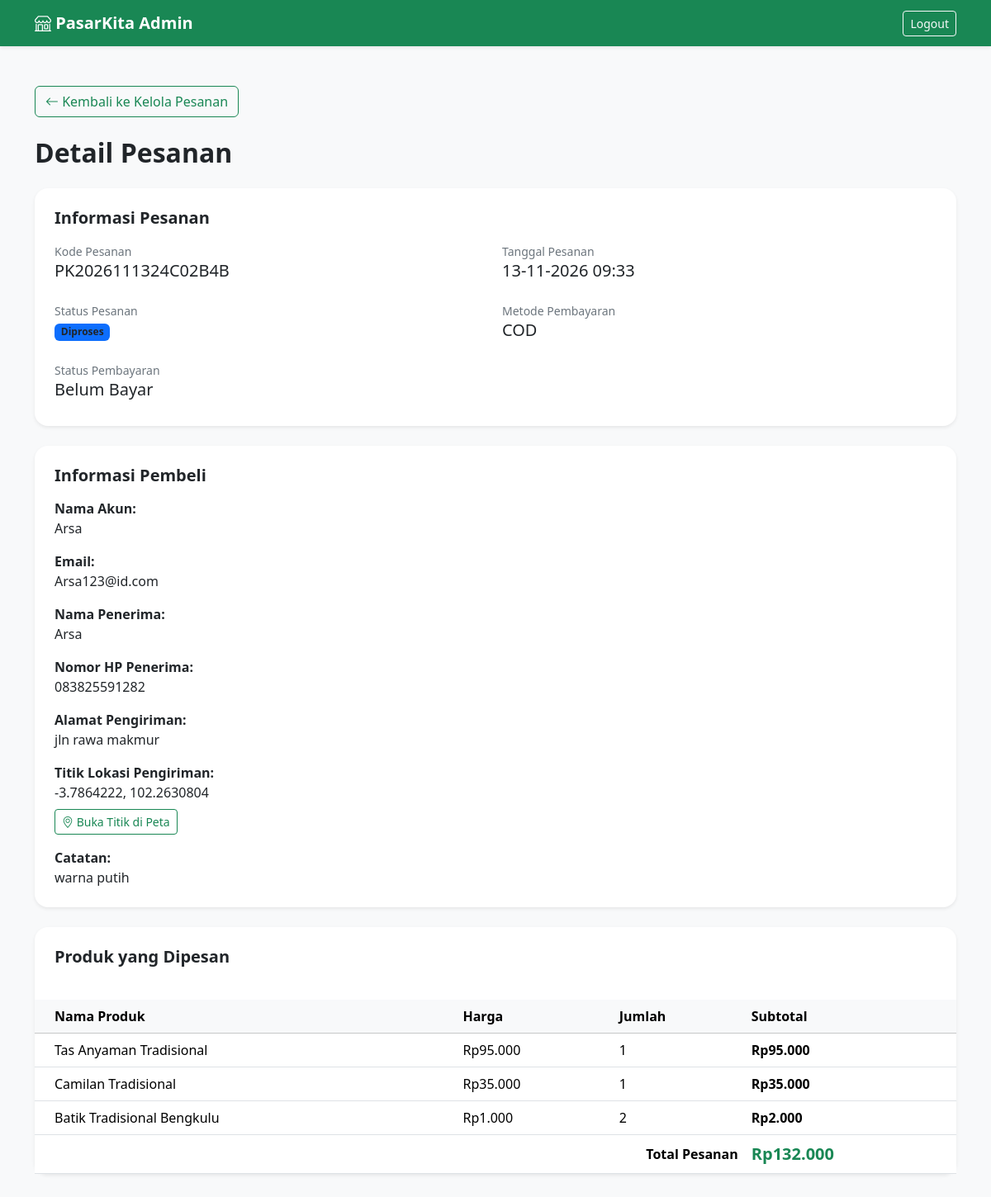
/admin/detail_pesanan.php?id=13 (signed in), run on the app's committed database.
### tables this page shows
CREATE TABLE `orders` (
  `id_pesanan` bigint(20) UNSIGNED NOT NULL,
  `kode_pesanan` varchar(30) NOT NULL,
  `id_user` int(10) UNSIGNED NOT NULL,
  `tanggal_pesanan` datetime NOT NULL DEFAULT current_timestamp(),
  `nama_penerima` varchar(100) NOT NULL,
  `no_hp_penerima` varchar(20) NOT NULL,
  `alamat_pengiriman` text NOT NULL,
  `latitude` decimal(10,7) DEFAULT NULL,
  `longitude` decimal(10,7) DEFAULT NULL,
  `catatan` text DEFAULT NULL,
  `total_harga` decimal(14,2) UNSIGNED NOT NULL DEFAULT 0.00,
  `status` enum('menunggu','diproses','dikirim','selesai','dibatalkan') NOT NULL DEFAULT 'menunggu',
  `created_at` timestamp NOT NULL DEFAULT current_timestamp()
);

CREATE TABLE `payments` (
  `id_pembayaran` bigint(20) UNSIGNED NOT NULL,
  `id_pesanan` bigint(20) UNSIGNED NOT NULL,
  `metode` enum('transfer_bank','cod','midtrans') NOT NULL,
  `jumlah_bayar` decimal(14,2) UNSIGNED NOT NULL DEFAULT 0.00,
  `status` enum('belum_bayar','menunggu_verifikasi','lunas','ditolak') NOT NULL DEFAULT 'belum_bayar',
  `tanggal_bayar` datetime DEFAULT NULL,
  `created_at` timestamp NOT NULL DEFAULT current_timestamp(),
  `snap_token` varchar(255) DEFAULT NULL,
  `redirect_url` text DEFAULT NULL,
  `transaction_id` varchar(100) DEFAULT NULL
);

CREATE TABLE `users` (
  `id_user` int(10) UNSIGNED NOT NULL,
  `nama` varchar(100) NOT NULL,
  `email` varchar(150) NOT NULL,
  `password` varchar(255) NOT NULL,
  `no_hp` varchar(20) DEFAULT NULL,
  `alamat` text DEFAULT NULL,
  `foto_profil` varchar(255) DEFAULT NULL,
  `role` enum('admin','penjual','pembeli') NOT NULL DEFAULT 'pembeli',
  `created_at` timestamp NOT NULL DEFAULT current_timestamp(),
  `updated_at` timestamp NULL DEFAULT NULL ON UPDATE current_timestamp()
);

CREATE TABLE `order_items` (
  `id_detail` bigint(20) UNSIGNED NOT NULL,
  `id_pesanan` bigint(20) UNSIGNED NOT NULL,
  `id_produk` int(10) UNSIGNED NOT NULL,
  `nama_produk_snapshot` varchar(150) NOT NULL,
  `jumlah` int(10) UNSIGNED NOT NULL,
  `harga` decimal(12,2) UNSIGNED NOT NULL,
  `subtotal` decimal(14,2) UNSIGNED NOT NULL
);

### admin/detail_pesanan.php (the view, shortened to what this page needs)
<?php
require_once "../config/database.php";
$id_pesanan = isset($_GET['id']) ? (int) $_GET['id'] : 0;
$stmt = $conn->prepare("
    SELECT
        o.*,
        u.nama AS nama_pembeli,
        u.email,
        p.metode,
        p.status AS status_pembayaran,
        p.jumlah_bayar
    FROM orders o
    LEFT JOIN users u ON o.id_user = u.id_user
    LEFT JOIN payments p ON o.id_pesanan = p.id_pesanan
    WHERE o.id_pesanan = ?
    LIMIT 1
");
$stmt->bind_param("i", $id_pesanan);
$stmt->execute();
$pesanan = $stmt->get_result()->fetch_assoc();
$stmt = $conn->prepare("
    SELECT nama_produk_snapshot, jumlah, harga, subtotal
    FROM order_items
    WHERE id_pesanan = ?
");
$stmt->bind_param("i", $id_pesanan);
$stmt->execute();
$result = $stmt->get_result();
$detail_produk = [];
while ($row = $result->fetch_assoc()) {
    $detail_produk[] = $row;
}
function warnaStatusDetailAdmin($status)
{
    switch ($status) {
        case 'diproses':
            return 'primary';
    }
}
?>
<!DOCTYPE html>
<html lang="id">
<head>
    <link href="https://cdn.jsdelivr.net/npm/bootstrap@5.3.3/dist/css/bootstrap.min.css" rel="stylesheet">
    <link rel="stylesheet" href="https://cdn.jsdelivr.net/npm/bootstrap-icons@1.11.3/font/bootstrap-icons.min.css">
</head>
<body class="bg-light">
<nav class="navbar navbar-dark bg-success shadow-sm">
    <div class="container">
        <a class="navbar-brand fw-bold" href="index.php">
            <i class="bi bi-shop"></i> PasarKita Admin
        </a>
        <a href="../logout.php" class="btn btn-outline-light btn-sm">
            Logout
        </a>
    </div>
</nav>
<div class="container py-5">
    <a href="pesanan.php" class="btn btn-outline-success mb-4">
        <i class="bi bi-arrow-left"></i> Kembali ke Kelola Pesanan
    </a>
    <h2 class="fw-bold mb-4">Detail Pesanan</h2>
    <div class="card border-0 shadow-sm rounded-4 mb-4">
        <div class="card-body p-4">
            <h5 class="fw-bold mb-3">Informasi Pesanan</h5>
            <div class="row g-3">
                <div class="col-md-6">
                    <small class="text-secondary">Kode Pesanan</small>
                    <h5><?= htmlspecialchars($pesanan['kode_pesanan']) ?></h5>
                </div>
                <div class="col-md-6">
                    <small class="text-secondary">Tanggal Pesanan</small>
                    <h5>
                        <?= date('d-m-Y H:i', strtotime($pesanan['tanggal_pesanan'])) ?>
                    </h5>
                </div>
                <div class="col-md-6">
                    <small class="text-secondary">Status Pesanan</small>
                    <div>
                        <span class="badge bg-<?= warnaStatusDetailAdmin($pesanan['status']) ?> text-dark">
                            <?= htmlspecialchars(ucfirst($pesanan['status'])) ?>
                        </span>
                    </div>
                </div>
                <div class="col-md-6">
                    <small class="text-secondary">Metode Pembayaran</small>
                    <h5>
                        <?php
                        if ($pesanan['metode'] === 'transfer_bank') {
                            echo 'Transfer Bank';
                        } elseif ($pesanan['metode'] === 'cod') {
                            echo 'COD';
                        } else {
                            echo '-';
                        }
                        ?>
                    </h5>
                </div>
                <div class="col-md-6">
                    <small class="text-secondary">Status Pembayaran</small>
                    <h5>
                        <?= htmlspecialchars(
                            ucwords(str_replace('_', ' ', $pesanan['status_pembayaran'] ?? '-'))
                        ) ?>
                    </h5>
                </div>
            </div>
        </div>
    </div>
    <div class="card border-0 shadow-sm rounded-4 mb-4">
        <div class="card-body p-4">
            <h5 class="fw-bold mb-3">Informasi Pembeli</h5>
            <p>
                <strong>Nama Akun:</strong><br>
                <?= htmlspecialchars($pesanan['nama_pembeli'] ?? '-') ?>
            </p>
            <p>
                <strong>Email:</strong><br>
                <?= htmlspecialchars($pesanan['email'] ?? '-') ?>
            </p>
            <p>
                <strong>Nama Penerima:</strong><br>
                <?= htmlspecialchars($pesanan['nama_penerima']) ?>
            </p>
            <p>
                <strong>Nomor HP Penerima:</strong><br>
                <?= htmlspecialchars($pesanan['no_hp_penerima']) ?>
            </p>
            <p>
                <strong>Alamat Pengiriman:</strong><br>
                <?= nl2br(htmlspecialchars($pesanan['alamat_pengiriman'])) ?>
            </p>
            <p>
                <strong>Titik Lokasi Pengiriman:</strong><br>
                <?php if ($pesanan['latitude'] !== null && $pesanan['longitude'] !== null): ?>
                    <?= htmlspecialchars((string)$pesanan['latitude']) ?>, <?= htmlspecialchars((string)$pesanan['longitude']) ?><br>
                    <a class="btn btn-sm btn-outline-success mt-2" target="_blank" rel="noopener"
                       href="https://www.openstreetmap.org/?mlat=<?= urlencode((string)$pesanan['latitude']) ?>&mlon=<?= urlencode((string)$pesanan['longitude']) ?>#map=17/<?= urlencode((string)$pesanan['latitude']) ?>/<?= urlencode((string)$pesanan['longitude']) ?>">
                        <i class="bi bi-geo-alt"></i> Buka Titik di Peta
                    </a>
                <?php else: ?>
                    Belum ada titik lokasi yang dipilih.
                <?php endif; ?>
            </p>
            <p class="mb-0">
                <strong>Catatan:</strong><br>
                <?= !empty($pesanan['catatan'])
                    ? nl2br(htmlspecialchars($pesanan['catatan']))
                    : '-' ?>
            </p>
        </div>
    </div>
    <div class="card border-0 shadow-sm rounded-4">
        <div class="card-body p-4">
            <h5 class="fw-bold mb-3">Produk yang Dipesan</h5>
        </div>
        <div class="table-responsive">
            <table class="table align-middle mb-0">
                <thead class="table-light">
                    <tr>
                        <th class="ps-4">Nama Produk</th>
                        <th>Harga</th>
                        <th>Jumlah</th>
                        <th>Subtotal</th>
                    </tr>
                </thead>
                <tbody>
                    <?php foreach ($detail_produk as $item): ?>
                        <tr>
                            <td class="ps-4">
                                <?= htmlspecialchars($item['nama_produk_snapshot']) ?>
                            </td>
                            <td>
                                Rp<?= number_format((float)$item['harga'], 0, ',', '.') ?>
                            </td>
                            <td><?= (int)$item['jumlah'] ?></td>
                            <td class="fw-semibold">
                                Rp<?= number_format((float)$item['subtotal'], 0, ',', '.') ?>
                            </td>
                        </tr>
                    <?php endforeach; ?>
                </tbody>
                <tfoot>
                    <tr>
                        <th colspan="3" class="text-end">Total Pesanan</th>
                        <th class="text-success fs-5">
                            Rp<?= number_format((float)$pesanan['total_harga'], 0, ',', '.') ?>
                        </th>
                    </tr>
                </tfoot>
            </table>
        </div>
    </div>
</div>
</body>
</html>

### data on the page
orders: kode_pesanan "PK2026111324C02B4B", tanggal_pesanan "13-11-2026 09:33", status "Diproses", payments.status "Belum Bayar", id_user.nama "Arsa", id_user.email "Arsa123@id.com", nama_penerima "Arsa", no_hp_penerima "083825591282", alamat_pengiriman "jln rawa makmur", latitude "-3.7864222", longitude "102.2630804", catatan "warna putih", total_harga "132.000"
order_items: nama_produk_snapshot "Tas Anyaman Tradisional", harga "95.000", jumlah "1", subtotal "95.000"
order_items: nama_produk_snapshot "Camilan Tradisional", harga "35.000", jumlah "1", subtotal "35.000"
order_items: nama_produk_snapshot "Batik Tradisional Bengkulu", harga "1.000", jumlah "2", subtotal "2.000"
